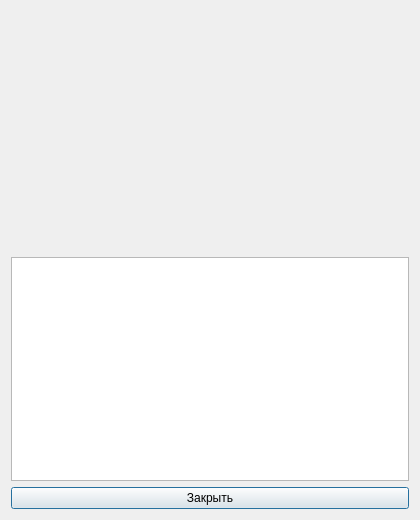
<?xml version="1.0" encoding="UTF-8"?>
<ui version="4.0">
 <class>DetailsDialog</class>
 <widget class="QDialog" name="DetailsDialog">
  <property name="geometry">
   <rect>
    <x>0</x>
    <y>0</y>
    <width>420</width>
    <height>520</height>
   </rect>
  </property>
  <property name="windowTitle">
   <string>Детали</string>
  </property>
  <layout class="QVBoxLayout" name="verticalLayout">
   <item>
    <widget class="QLabel" name="imageLabel">
     <property name="minimumSize">
      <size>
       <width>320</width>
       <height>240</height>
      </size>
     </property>
     <property name="alignment">
      <set>Qt::AlignCenter</set>
     </property>
    </widget>
   </item>
   <item>
    <widget class="QTextEdit" name="detailsText">
     <property name="readOnly">
      <bool>true</bool>
     </property>
    </widget>
   </item>
   <item>
    <widget class="QPushButton" name="closeButton">
     <property name="text"><string>Закрыть</string></property>
    </widget>
   </item>
  </layout>
 </widget>
 <resources/>
 <connections/>
</ui>
